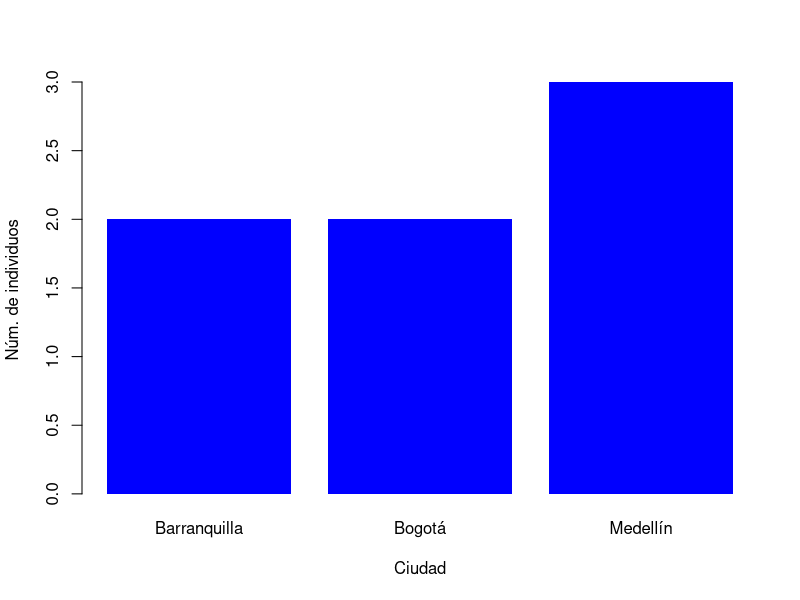
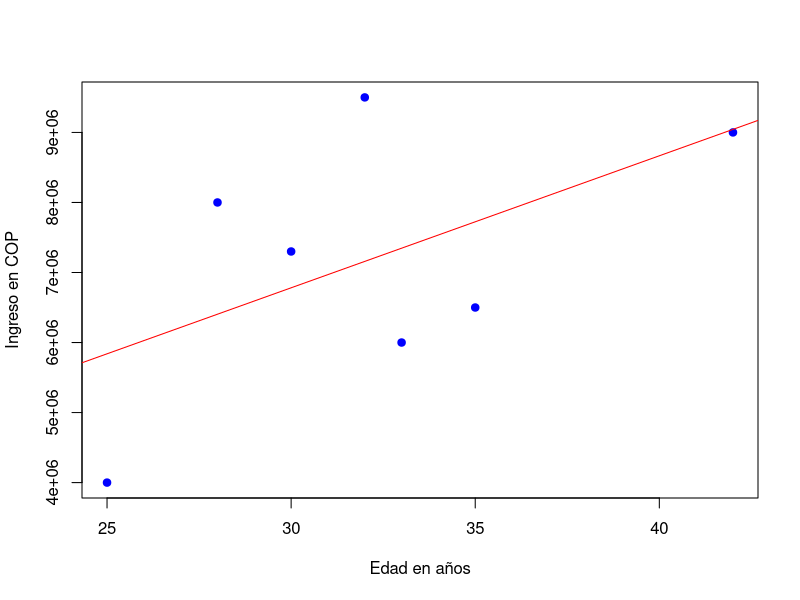
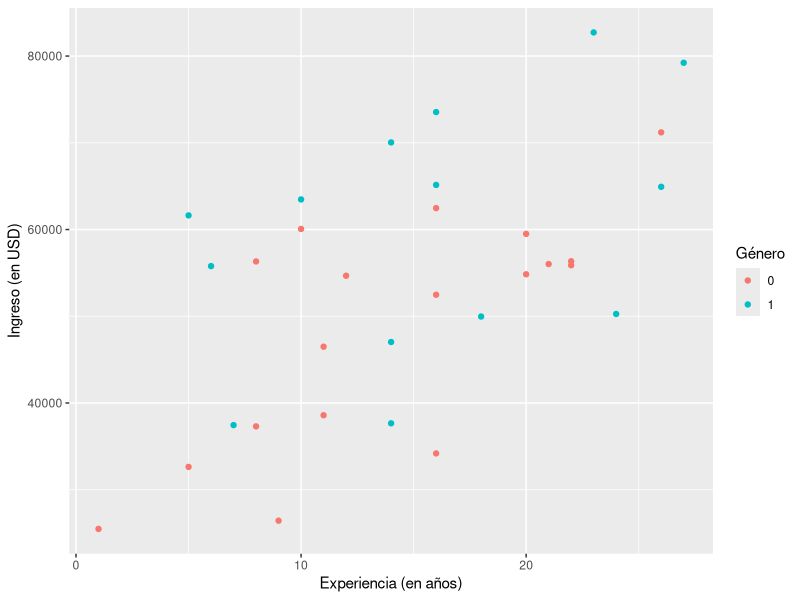

Write the R code that produced these figures, in order.
## ---- chunk 1
library(tidyverse)
## ---- chunk 2
c(1, 1, 2, 3, 5, 8, 13, 21)
## ---- chunk 3
misNumeros <- c(1, 1, 2, 3, 5, 8, 13, 21)
## ---- chunk 4
misNumeros
## ---- chunk 5
vector_mixto <- c(10, "rojo", TRUE, log(10)) # noten que los valores que son caracteres van entre comillas
vector_mixto
## ---- chunk 6
mis_numeros <- misNumeros
mis_numeros
## ---- chunk 7
rm(misNumeros)
## ---- chunk 8
mis_numeros
## ---- chunk 9
class(mis_numeros)
## ---- chunk 10
mean("1")
## ---- chunk 11
class(vector_mixto)
## ---- chunk 12
is.numeric(mis_numeros)
is.integer(vector_mixto)
## ---- chunk 13
str(mis_numeros)
## ---- chunk 14
mtcars <- mtcars
## ---- chunk 15
class(mtcars)
## ---- chunk 16
dim(mtcars)
## ---- chunk 17
str(mtcars)
## ---- chunk 18
head(mtcars, n = 5) 
## ---- chunk 19
mtcars$mpg
## ---- chunk 20
mean(mtcars$mpg)
## ---- chunk 21
set.seed(8675309) # puede ser cualquier número
dat <- data.frame(
  x = rnorm(10000, mean = 0, sd = 1),
  y = rnorm(10000, mean = 3, sd = 2),
  z = rbinom(10000, size = 1, prob = 0.2)
)
## ---- chunk 22
head(dat, n = 10) 
## ---- chunk 23
table(ifelse(dat$x > mean(dat$x), "por encima", "por debajo"))
## ---- chunk 24
table(dat$z)
## ---- chunk 25
datos_ingreso <- tibble(
  "nombre" = c("José", "Antonio", "María", "Inés", "Pablo", "Catalina", "Cristóbal"), 
  "edad" = c(28, 25, 32, 30, 35, 33, 42), 
  "ciudad" = c("Barranquilla", "Medellín", "Medellín", "Medellín", "Barranquilla", "Bogotá", "Bogotá"),
  "ingreso" = c(8000000, 4000000, 9500000, 7300000, 6500000, 6000000, 9000000)
)
## ---- chunk 26
datos_ingreso
## ---- chunk 27
datos_ingreso <- tribble(
  ~nombre,      ~edad,    ~ciudad,           ~ingreso,
  "José",       28,       "Barranquilla",    8000000,
  "Antonio",    25,       "Medellín",        4000000,
  "María",      32,       "Medellín",        9500000,
  "Inés",       30,       "Medellín",        7300000,
  "Pablo",      35,       "Barranquilla",    6500000,
  "Catalina",   33,       "Bogotá",          6000000,
  "Cristóbal",  42,       "Bogotá",          9000000,
)
## ---- chunk 28
datos_ingreso
## ---- chunk 29
str(datos_ingreso)
## ---- chunk 30
as_tibble(mtcars)
## ---- chunk 31
list.files("data/")
## ---- chunk 32
tabla_ciudades <- table(datos_ingreso$ciudad)
tabla_ciudades
## ---- chunk 33
barplot(
  tabla_ciudades, 
  xlab = "Ciudad", ylab = "Núm. de individuos",
  border = NA, col = "blue"
)
## ---- chunk 34
plot(
  datos_ingreso$edad, datos_ingreso$ingreso, 
  pch = 21, col = "blue", bg = "blue", 
  xlab = "Edad en años", ylab = "Ingreso en COP"
)
abline(
  lm(datos_ingreso$ingreso ~ datos_ingreso$edad), # regresion lineal simple
  col = "red"
)
## ---- chunk 35
datos_lewisbeck <- read_csv("data/riverside_final.csv")
## ---- chunk 36
head(datos_lewisbeck, 10)
## ---- chunk 37
ggplot(data = datos_lewisbeck, aes(x = senior, y = income, color = factor(gender))) +
  geom_point() +
  labs(x = "Experiencia (en años)", y = "Ingreso (en USD)", color = "Género")
